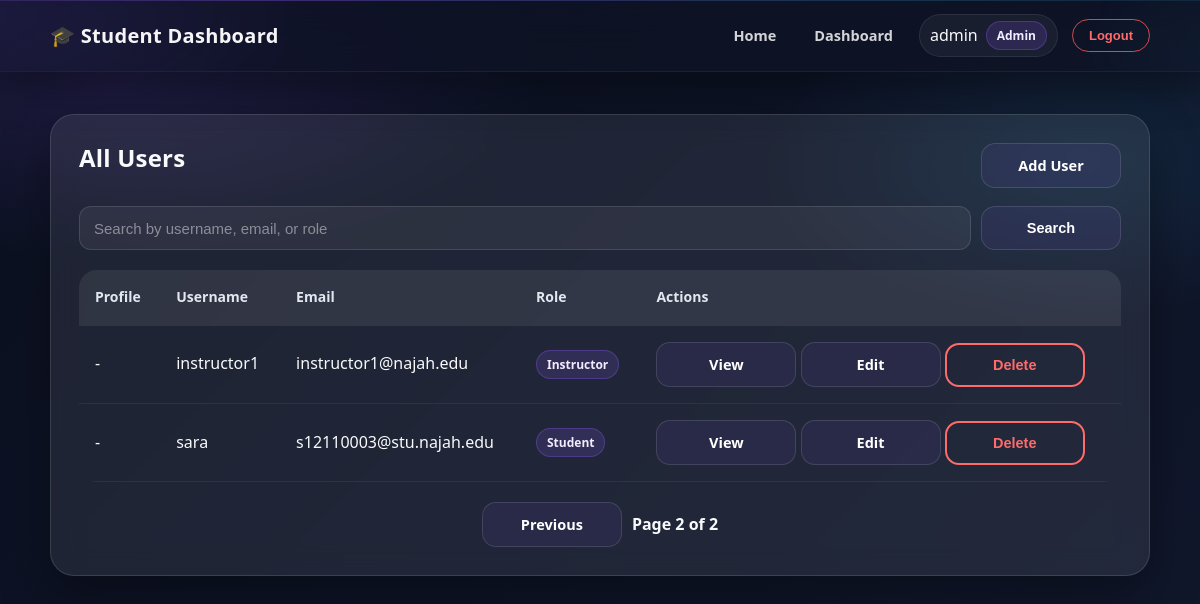
/users?page=2&search= (signed in), run on the app's committed database.
### app/models/user.py (models this page shows, shortened)
class User(db.Model, UserMixin):
    __tablename__ = "users"
    ROLE_ADMIN = "admin"
    ROLE_INSTRUCTOR = "instructor"
    ROLE_STUDENT = "student"
    ROLES = [ROLE_ADMIN, ROLE_INSTRUCTOR, ROLE_STUDENT]
    id = db.Column(db.Integer, primary_key=True)
    username = db.Column(db.String(80), nullable=False, unique=True, index=True)
    email = db.Column(db.String(120), nullable=False, unique=True, index=True)
    password_hash = db.Column(db.String(255), nullable=False)
    role = db.Column(db.String(20), nullable=False, default=ROLE_STUDENT)
    profile_picture = db.Column(db.String(255), nullable=True)
    @property
    def is_student(self):
        return self.role == self.ROLE_STUDENT

### app/routes/user_page_routes.py (the view)
@user_page_bp.route("")
@login_required
@admin_required
def list_users():
    search = request.args.get("search", "").strip()
    page = request.args.get("page", 1, type=int)
    per_page = current_app.config["USERS_PER_PAGE"]
    query = User.query.order_by(User.username.asc())
    if search:
        query = query.filter(
            (User.username.ilike(f"%{search}%"))
            | (User.email.ilike(f"%{search}%"))
            | (User.role.ilike(f"%{search}%"))
        )
    pagination = query.paginate(page=page, per_page=per_page, error_out=False)
    return render_template(
        "users.html",
        users=pagination.items,
        pagination=pagination,
        search=search,
    )

### app/templates/users.html (shortened to what this page needs)
{% extends "base.html" %}
{% block content %}
<div class="app-container">
  <div class="course-student-card">
    <div class="top-bar">
      <h2>All Users</h2>
      <a class="btn" href="{{ url_for('user_page_bp.add_user') }}">Add User</a>
    </div>
    <form method="GET" class="search-form" style="margin: 18px 0;">
      <div style="display: flex; gap: 10px; flex-wrap: wrap;">
        <input type="text" name="search" placeholder="Search by username, email, or role" value="{{ search }}" style="flex: 1; min-width: 220px;" />
        <button type="submit" class="btn">Search</button>
      </div>
    </form>
    {% if users %}
    <table class="student-table">
      <thead>
        <tr>
          <th>Profile</th>
          <th>Username</th>
          <th>Email</th>
          <th>Role</th>
          <th>Actions</th>
        </tr>
      </thead>
      <tbody>
        {% for user in users %}
        <tr>
          <td>
            {% if user.profile_picture %}
            <img src="{{ url_for('static', filename='uploads/' + user.profile_picture) }}" alt="Profile" class="table-profile-pic" />
            {% else %}
            -
            {% endif %}
          </td>
          <td>{{ user.username }}</td>
          <td>{{ user.email }}</td>
          <td><span class="role-badge">{{ user.role|capitalize }}</span></td>
          <td>
            <a class="btn secondary-btn" href="{{ url_for('user_page_bp.user_details', user_id=user.id) }}">View</a>
            <a class="btn" href="{{ url_for('user_page_bp.edit_user', user_id=user.id) }}">Edit</a>
            {% if user.id != current_user.id %}
            <form method="POST" action="{{ url_for('user_page_bp.remove_user', user_id=user.id) }}" style="display:inline;" onsubmit="return confirm('Delete this user?');">
              <button type="submit" class="btnDelete danger-btn">Delete</button>
            </form>
            {% endif %}
          </td>
        </tr>
        {% endfor %}
      </tbody>
    </table>
    <div class="pagination" style="margin-top: 20px; display: flex; gap: 10px; align-items: center; justify-content: center; flex-wrap: wrap;">
      {% if pagination.has_prev %}
      <a class="btn secondary-btn" href="{{ url_for('user_page_bp.list_users', page=pagination.prev_num, search=search) }}">Previous</a>
      {% endif %}
      <span>Page {{ pagination.page }} of {{ pagination.pages or 1 }}</span>
    </div>
    {% else %}
    <p class="muted">No users found.</p>
    {% endif %}
  </div>
</div>
{% endblock %}

### app/templates/base.html (shortened to what this page needs)
<!DOCTYPE html>
<html lang="en">
  <head>
    <link rel="stylesheet" href="{{ url_for('static', filename='style.css') }}" />
  </head>
  <body>
    <nav class="navbar">
      <div class="nav-container">
        <div class="logo">🎓 Student Dashboard</div>
        <div class="links">
          <a href="{{ url_for('main_bp.home') }}">Home</a>
          {% if current_user.is_authenticated %}
            {% if current_user.is_student %}
              <a href="{{ url_for('student_page_bp.my_courses') }}">My Courses</a>
            {% else %}
              <a href="{{ url_for('main_bp.dashboard') }}">Dashboard</a>
            {% endif %}
            <div class="user-mini-card">
              <span>{{ current_user.username }}</span>
              <span class="role-badge">{{ current_user.role|capitalize }}</span>
            </div>
            <form action="{{ url_for('auth_bp.logout') }}" method="POST" style="display: inline;">
              <button type="submit" class="logout-btn">Logout</button>
            </form>
          {% else %}
            <a href="{{ url_for('auth_bp.login') }}">Login</a>
            <a href="{{ url_for('auth_bp.register') }}" class="register-btn">Register</a>
          {% endif %}
        </div>
      </div>
    </nav>
    <main class="container">
      {% block content %}{% endblock %}
    </main>
  </body>
</html>

### data on the page
User: username "admin", role "Admin"
User: username "instructor1", email "instructor1@najah.edu", role "Instructor"
User: username "sara", email "s12110003@stu.najah.edu", role "Student"

### other printed values
{{ pagination.page }} "2"
{{ pagination.pages or 1 }} "2"
